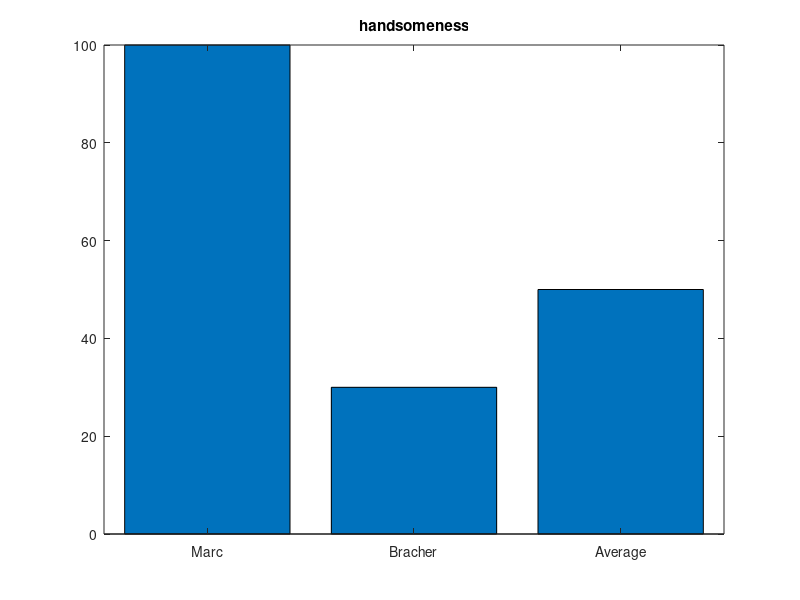

This figure's MATLAB source: (Note: this script raises an error after producing the figure.)
data = [100 30 50];
bar (0:1:2,data); 
set(gca, 'XTickLabel', {'Marc', 'Bracher', 'Average'});
title ('handsomeness');
embiggen();